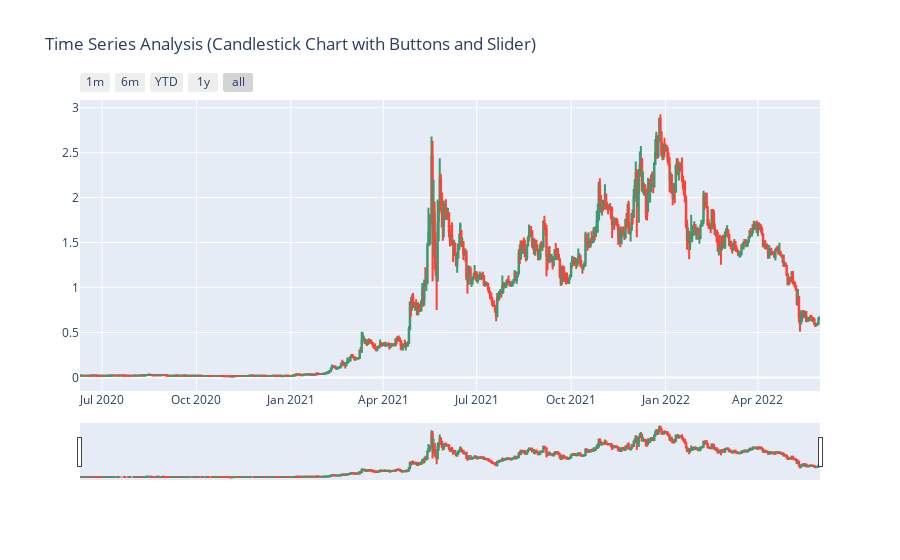

The notebook cell saved with this chart:
### Code cell
figure = go.Figure(data = [go.Candlestick(x = data.index,
                                        open = data["Open"], 
                                        high = data["High"],
                                        low = data["Low"], 
                                        close = data["Close"])])
figure.update_layout(title = "Time Series Analysis (Candlestick Chart with Buttons and Slider)")

figure.update_xaxes(
    rangeslider_visible = True,
    rangeselector = dict(
        buttons = list([
            dict(count = 1, label = "1m", step = "month", stepmode = "backward"),
            dict(count = 6, label = "6m", step = "month", stepmode = "backward"),
            dict(count = 1, label = "YTD", step = "year", stepmode = "todate"),
            dict(count = 1, label = "1y", step = "year", stepmode = "backward"),
            dict(step = "all")
        ])
    )
)
figure.show()

### Figure 1 — Plotly figure (JSON) as saved in the notebook; plotly's stock layout.template omitted (floating-point values rounded to 4 significant figures; data arrays with more than 128 entries replaced by an {"elided": "..."} marker saying what was removed)
{"data": [{"close": {"elided": "721 float values"}, "high": {"elided": "721 float values"}, "low": {"elided": "721 float values"}, "open": {"elided": "721 float values"}, "type": "candlestick", "x": {"elided": "721 str values"}}], "layout": {"title": {"text": "Time Series Analysis (Candlestick Chart with Buttons and Slider)"}, "xaxis": {"rangeselector": {"buttons": [{"count": 1, "label": "1m", "step": "month", "stepmode": "backward"}, {"count": 6, "label": "6m", "step": "month", "stepmode": "backward"}, {"count": 1, "label": "YTD", "step": "year", "stepmode": "todate"}, {"count": 1, "label": "1y", "step": "year", "stepmode": "backward"}, {"step": "all"}]}, "rangeslider": {"visible": true}}}}
